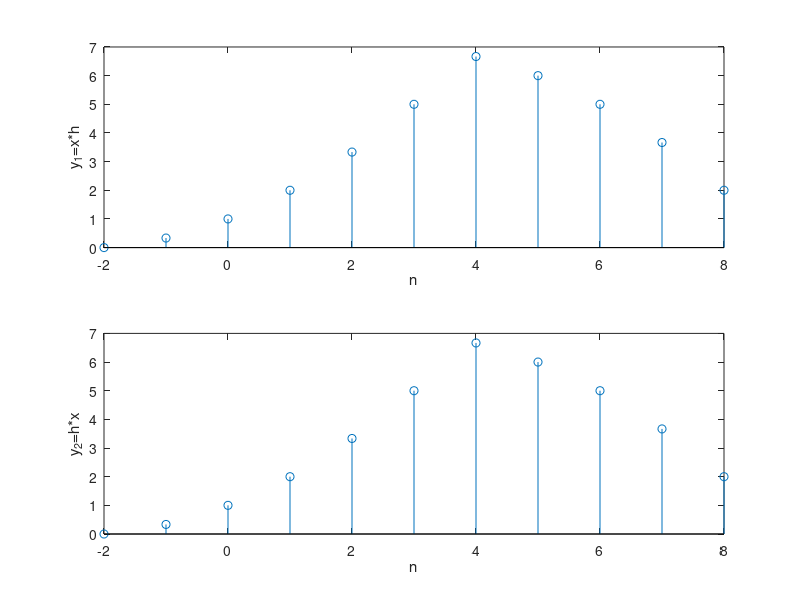

MATLAB code for this plot:
x=[0,1/3,2/3,3/3,4/3,5/3,6/3]
n1=[0,1,2,3,4,5,6]
nx=length(x)
h=[1,1,1,1,1]
n2=[-2,-1,0,1,2]
nh=length(h)
y1=conv(x,h)
y2=conv(h,x)
nmin=min(min(n1),min(n2))
n=nmin:1:nx+nh-2+ nmin
subplot(2,1,1)
stem(n,y1)
xlabel('n')
ylabel('y_1=x*h')
subplot(2,1,2)
stem(n,y2)
xlabel('n')
ylabel('y_2=h*x')
